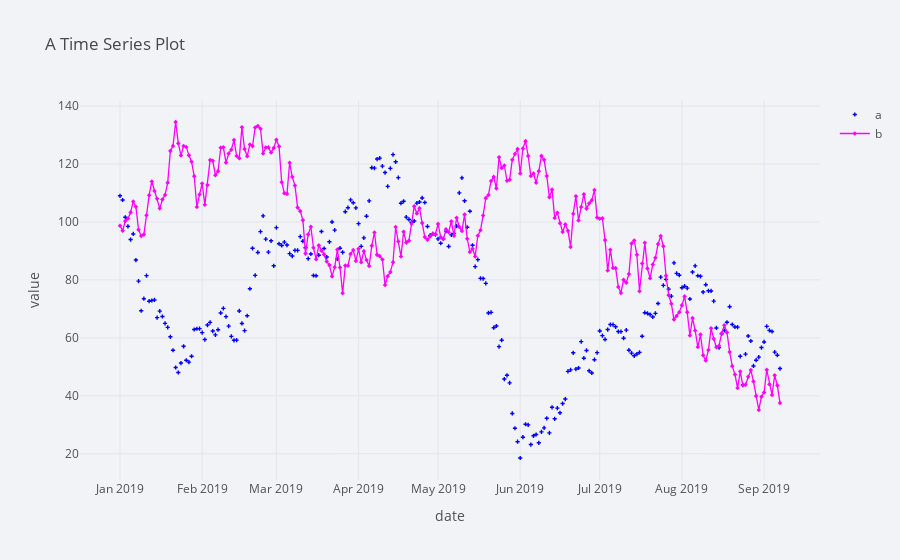

Source (notebook cell):
### Code cell
df[['a', 'b']].iplot(
             theme='polar',
             title='A Time Series Plot',
             xTitle='date',
             yTitle='value',
             mode={'a': 'markers', 'b': 'lines+markers'},
             symbol={'a': 'cross', 'b': 'diamond'},
             size=3.5,
             colors={'a': 'blue', 'b': 'magenta'},
                        )

### Figure 1 — Plotly figure (JSON) as saved in the notebook; plotly's stock layout.template omitted (floating-point values rounded to 4 significant figures; data arrays with more than 128 entries replaced by an {"elided": "..."} marker saying what was removed)
{"data": [{"line": {"color": "blue", "dash": "solid", "shape": "linear", "width": 1.3}, "marker": {"size": 3.5, "symbol": "cross"}, "mode": "markers", "name": "a", "text": "", "type": "scatter", "x": {"elided": "250 str values"}, "y": {"elided": "250 float values"}}, {"line": {"color": "magenta", "dash": "solid", "shape": "linear", "width": 1.3}, "marker": {"size": 3.5, "symbol": "diamond"}, "mode": "lines+markers", "name": "b", "text": "", "type": "scatter", "x": {"elided": "250 str values"}, "y": {"elided": "250 float values"}}], "layout": {"legend": {"bgcolor": "#F2F3F7", "font": {"color": "#505050"}}, "paper_bgcolor": "#F2F3F7", "plot_bgcolor": "#F2F3F7", "title": {"font": {"color": "#484848"}, "text": "A Time Series Plot"}, "xaxis": {"gridcolor": "#E1E5ED", "showgrid": true, "tickfont": {"color": "#505050"}, "title": {"font": {"color": "#505050"}, "text": "date"}, "zerolinecolor": "#E1E5ED"}, "yaxis": {"gridcolor": "#E1E5ED", "showgrid": true, "tickfont": {"color": "#505050"}, "title": {"font": {"color": "#505050"}, "text": "value"}, "zerolinecolor": "#E1E5ED"}}}
